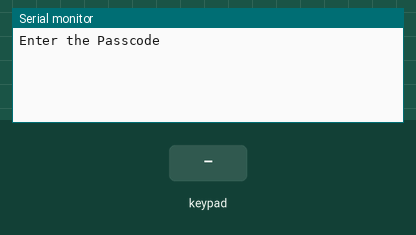
This sketch was run on a simulated Arduino Uno, built with avr-gcc and run on an emulated ATmega328P. Shown: the last lines printed to the serial monitor. The inputs (shaded band) are chosen by the test bench.

Above: at 1.2 s.
1.3 s: key '1' pressed
At 2.4 s:
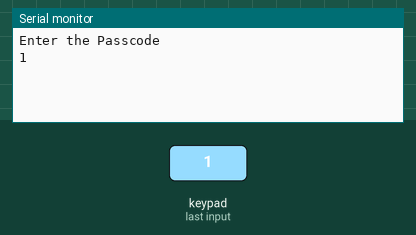
2.8 s: keypad keys 1 5 9 3 pressed 0.4 s apart
At 4.4 s:
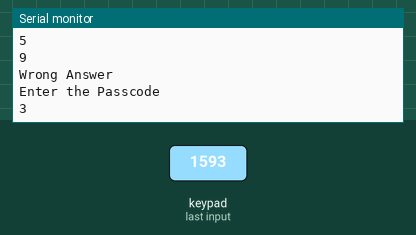
5.9 s: key 'A' pressed
At 6.8 s:
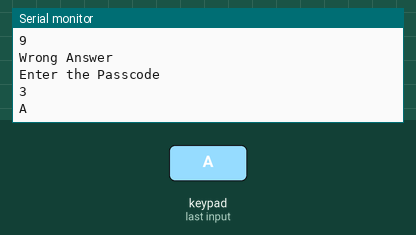
7.4 s: keypad keys 1 5 9 3 # pressed 0.4 s apart
At 10.4 s:
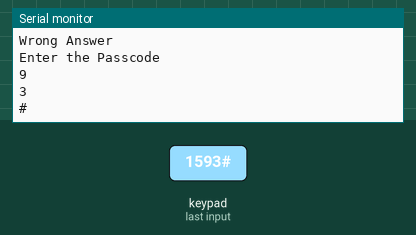
10.9 s: key 'B' pressed
At 11.5 s:
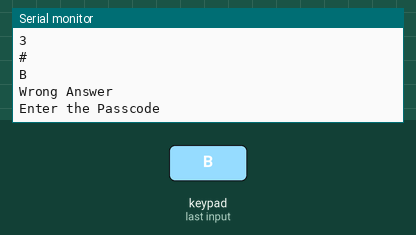
12.4 s: keypad keys 1 5 9 3 * pressed 0.4 s apart
At 14.2 s:
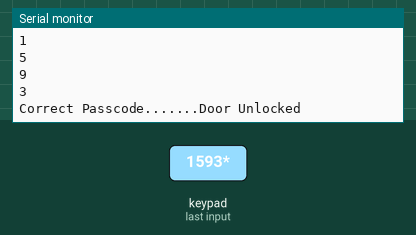
Timing chart, 0 to 15.7 s (numbered marks = the images above; inputs shaded):
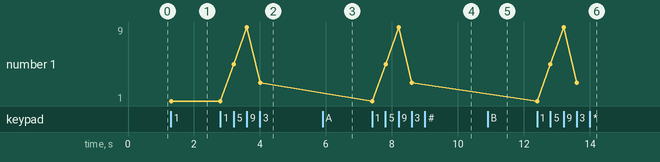

The sketch:

Keypad_Door_Lock.ino
```cpp
//KEYPAD SETUP STARTS HERE
//this part of the code will require no change
#include <Keypad.h>

const byte ROWS = 4; // Four rows
const byte COLS = 4; // Four columns

char keys[ROWS][COLS] = {
  {'1','2','3','A'},
  {'4','5','6','B'},
  {'7','8','9','C'},
  {'*','0','#','D'}
};


// Connect keypad ROW0, ROW1, ROW2 and ROW3 to these Arduino pins.
byte rowPins[ROWS] = { 9, 8, 7, 6 };

// Connect keypad COL0, COL1, COL2 and COL3 to these Arduino pins.
byte colPins[COLS] = { 5, 4, 3, 2 };

Keypad kpd = Keypad( makeKeymap(keys), rowPins, colPins, ROWS, COLS );

//KEYPAD SETUP ENDS HERE


char passcode[]={'1','5','9','3'}; //This is the main passcode. Every time you want to change passcode, you'll have to change this array
int digits=4; //this variable represents the number of digits of the passcode, so if you change the passcode, do check the number of digits too
int time=3; //this variable represents the number of seconds for which the door will remain unlocked if the correct passcode is entered. After this time, the door will automatically be locked

void setup()
{
  Serial.begin(9600);
}
int y=0;

void loop()
{
  int u=0,flag=0;
  char key;
  int status=0;


  Serial.println("\n\nEnter the Passcode");
  while(y==0)
  {
      key=kpd.getKey();
      if(key)
  	  {
        if(key!=passcode[u])
        {flag=1;}

    	Serial.println(key);
        u++;
  	  }

      if(u==digits)
        break;
   }

  if(flag==1)
  {
    Serial.println("Wrong Answer");
  }
  else
  {
    Serial.println("\nCorrect Passcode.......Door Unlocked\n\n");
    status=1; //use the status variable to control a relay or any other device that will require a passcode
    delay(time*1000);
    status=0;
    Serial.println("Door Locked!");
  }


//the serial print statements are only to guide and will only be displayed on the serial monitor in the computer
//end
}
```

Measured:
- after the input at 1.3 s, the serial monitor: prints a new line at once (image 1)
- after the input at 2.8 s, the serial monitor: prints a new line after 0.40 s (image 2)
- after the input at 5.9 s, the serial monitor: prints a new line at once (image 3)
- after the input at 7.4 s, the serial monitor: prints a new line at once (image 4)
- after the input at 10.9 s, the serial monitor: prints a new line at once (image 5)
- after the input at 12.4 s, the serial monitor: prints a new line at once (image 6)
- plotted number 1: 1 → 3 after the input at 2.8 s
